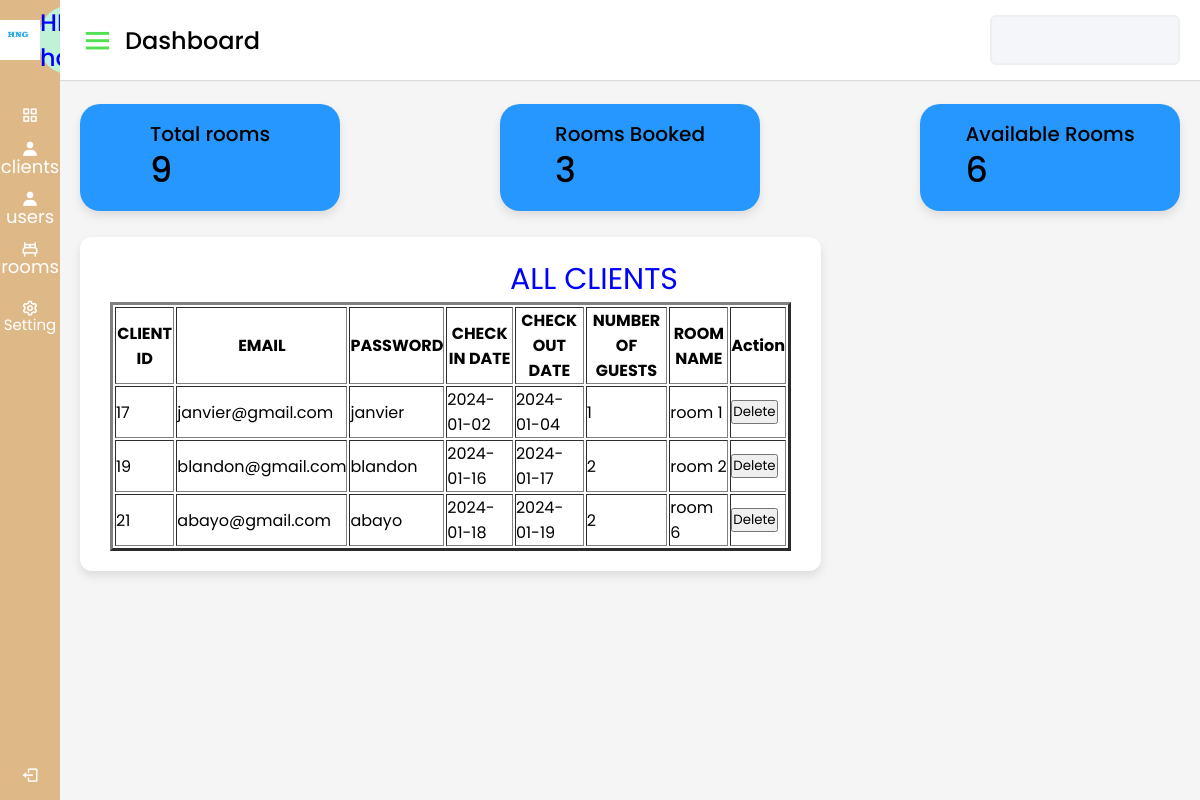
Screenshot of /allclient_manager.php with the database file from the repository.
### tables this page shows
CREATE TABLE `clients` (
  `clientid` int(11) NOT NULL,
  `email` varchar(255) NOT NULL,
  `password` varchar(255) NOT NULL,
  `check_in_date` date NOT NULL,
  `check_out_date` date NOT NULL,
  `num_guests` int(11) NOT NULL,
  `room_name` varchar(255) NOT NULL
);

### allclient_manager.php (the view, shortened to what this page needs)
<html lang="en" dir="ltr">
  <head>
    <link rel="stylesheet" href="admin.css">
    <link href='https://unpkg.com/boxicons@2.0.7/css/boxicons.min.css' rel='stylesheet'>
   </head>
   <body><div class="sidebar">
      <div class="logo-details">
      <img src="hng.jpg" height="40px" width="40px" border-radius="100%";>
        <span class="logo_name">HIRWA hotel</span>
      </div>
        <ul class="nav-links">
          <li>
            <a href="DASHBOARD_manager.php" >
              <i class='bx bx-grid-alt' ></i>
              <span class="links_name">Dashboard</span>
            </a>
          </li>
          <li>
              <i class='bx bxs-user'>
              <div class="dropdown">  <span class="links_name">clients</span>
              </div></i>
          </li>
          <li>
            <i class='bx bxs-user'>
            <div class="dropdown">  <span class="links_name">users</span>
            </div></i>
        </li>
          <li>
             <i style="margin-right: 30px;" class='bx bx-bed'>
             <div class="dropdown"> <span class="links_name">rooms</span>
                    </div></i>
          </li>
          <LI>
         <a href="#">
              <i class='bx bx-cog' >
              <span class="links_name">Setting</span></i>
            </a>
          </li>
          <li class="log_out">
            <a href="logout.php">
              <i class='bx bx-log-out'></i>
              <span class="links_name">Log out</span>
            </a>
          </li>
        </ul>
    </div>
    <section class="home-section">
    <nav>
      <div class="sidebar-button">
        <i class='bx bx-menu sidebarBtn'></i>
        <span class="dashboard">Dashboard</span>
      </div>
        <div class="profile-details">
        </div>
    </nav>
    <?php
$servername = "localhost";
$username = "root";
$password = "";
$dbname = "hotel";
$conn = new mysqli($servername, $username, $password, $dbname);
$sqlCount = "SELECT COUNT(*) AS total_rooms FROM rooms";
$resultCount = $conn->query($sqlCount);
if ($resultCount->num_rows > 0) {
    $rowCount = $resultCount->fetch_assoc();
    $totalRooms = $rowCount['total_rooms'];
} else {
    $totalRooms = 0;
}
?>
<div class="home-content">
<div class="overview-boxes">
    <div class="box">
        <div class="right-side">
            <div class="box-topic">Total rooms</div>
            <div class="number"><?php echo $totalRooms; ?></div>
        </div>
    </div>
    <?php
$servername = "localhost";
$username = "root";
$password = "";
$dbname = "hotel";
$conn = new mysqli($servername, $username, $password, $dbname);
$sqlCountBookedRooms = "SELECT COUNT(DISTINCT clients.room_name) AS booked_rooms
                        FROM clients
                        INNER JOIN rooms ON clients.room_name = rooms.name";
$resultCountBookedRooms = $conn->query($sqlCountBookedRooms);
if ($resultCountBookedRooms->num_rows > 0) {
    $rowBookedRooms = $resultCountBookedRooms->fetch_assoc();
    $bookedRoomsCount = $rowBookedRooms['booked_rooms'];
} else {
    $bookedRoomsCount = 0;
}
?>
<div class="box">
    <div class="right-side">
        <div class="box-topic">Rooms Booked</div>
        <div class="number"><?php echo $bookedRoomsCount; ?></div>
    </div>
</div>
<?php
$servername = "localhost";
$username = "root";
$password = "";
$dbname = "hotel";
$conn = new mysqli($servername, $username, $password, $dbname);
$sqlCountAvailableRooms = "SELECT COUNT(rooms.name) AS available_rooms
                           FROM rooms
                           LEFT JOIN clients ON rooms.name = clients.room_name
                           WHERE clients.room_name IS NULL";
$resultCountAvailableRooms = $conn->query($sqlCountAvailableRooms);
if ($resultCountAvailableRooms->num_rows > 0) {
    $rowAvailableRooms = $resultCountAvailableRooms->fetch_assoc();
    $availableRoomsCount = $rowAvailableRooms['available_rooms'];
} else {
    $availableRoomsCount = 0;
}
?>
<div class="box">
    <div class="right-side">
        <div class="box-topic">Available Rooms</div>
        <div class="number"><?php echo $availableRoomsCount; ?></div>
    </div>
</div>
</div>
        <div class="sales-boxes">
          <div class="recent-sales box">
 <p style="margin-left:400px ;color:blue; font-size:30px"  > ALL CLIENTS  </P>
 <?php
$servername = "localhost";
$username = "root";
$password = "";
$dbname = "hotel";
$conn = new mysqli($servername, $username, $password, $dbname);
$sql = "SELECT * FROM clients";
$result = $conn->query($sql);
if ($result->num_rows > 0) {
    echo "<form method='post' action='" . $_SERVER["PHP_SELF"] . "'>
            <table border=3 width=100% >
              <tr>
                <th>CLIENT ID</th>
                <th>EMAIL</th>
                <th>PASSWORD</th>
                <th>CHECK IN DATE</th>
                <th>CHECK OUT DATE</th>
                <th>NUMBER OF GUESTS</th>
                <th>ROOM NAME</th>
                <th>Action</th>
              </tr>";
    while ($row = $result->fetch_assoc()) {
        echo "<tr>
               <td>".$row['clientid']."</td>
               <td>".$row['email']."</td>
               <td>".$row['password']."</td>
               <td>".$row['check_in_date']."</td>
               <td>".$row['check_out_date']."</td>
               <td>".$row['num_guests']."</td>
               <td>".$row['room_name']."</td>
               <td>
                   <button type='submit' name='delete' value='".$row['clientid']."'>Delete</button>
               </td>
            </tr>";
    }
    echo "</table></form>";
} else {
    echo "No client found.";
}
?>
</div>
      </div>
    </div>
  </section>
</body>
</html>

### admin.css (style rules this page uses)
* { margin: 0; padding: 0; box-sizing: border-box; font-family: 'Poppins', sans-serif; }
.sidebar { position: fixed; height: 100%; width: 240px; background: burlywood;; transition: all 0.5s ease; }
.sidebar .logo-details { height: 80px; display: flex; align-items: center; }
.sidebar .logo-details .logo_name { color: blue; font-size: 24px; font-weight: 500; background-color: #C0F2D8; border-radius: 40%; }
.sidebar .nav-links { margin-top: 10px; }
.sidebar .nav-links li { position: relative; list-style: none; height: 50px; }
.sidebar .nav-links li a { height: 100%; width: 100%; display: flex; align-items: center; text-decoration: none; transition: all 0.4s ease; }
.sidebar .nav-links li i { min-width: 60px; text-align: center; font-size: 18px; color: #fff; }
.sidebar .nav-links li a .links_name { color: #fff; font-size: 15px; font-weight: 400; white-space: nowrap; }
.sidebar .nav-links .log_out { position: absolute; bottom: 0; width: 100%; }
.home-section { position: relative; background: #f5f5f5; min-height: 100vh; width: calc(100% - 240px); left: 240px; transition: all 0.5s ease; }
.home-section nav { display: flex; justify-content: space-between; height: 80px; background: #fff; display: flex; align-items: center; position: fixed; width: calc(100% - 240px); left: 240px; z-index: 100; padding: 0 20px; box-shadow: 0 1px 1px rgba(0, 0, 0, 0.1); transition: all 0.5s ease; }
.home-section nav .sidebar-button { display: flex; align-items: center; font-size: 24px; font-weight: 500; }
nav .sidebar-button i { font-size: 35px; color:#52e052; margin-right: 10px; }
.home-section nav .profile-details { display: flex; align-items: center; background: #F5F6FA; border: 2px solid #EFEEF1; border-radius: 6px; height: 50px; min-width: 190px; padding: 0 15px 0 2px; }
.home-section .home-content { position: relative; padding-top: 104px; }
.home-content .overview-boxes { display: flex; align-items: center; justify-content: space-between; flex-wrap: wrap; padding: 0 20px; margin-bottom: 26px; }
.overview-boxes .box { display: flex; align-items: center; justify-content: center; width: calc(100% / 4 - 15px); background: #2697FF; padding: 15px 14px; border-radius: 20px; box-shadow: 0 5px 10px rgba(0,0,0,0.1); }
.overview-boxes .box-topic { font-size: 20px; font-weight: 500; }
.home-content .box .number { display: inline-block; font-size: 35px; margin-top: -6px; font-weight: 500; }
.home-content .sales-boxes { display: flex; justify-content: space-between; display:flex; flex-wrap:wrap; }
.home-content .sales-boxes .recent-sales { width: 65%; background: #fff; padding: 20px 30px; margin: 0 20px; border-radius: 12px; box-shadow: 0 5px 10px rgba(0, 0, 0, 0.1); display:flex; flex-wrap:wrap; }
@media (max-width: 1240px) { .sidebar { width: 60px; } }
@media (max-width: 1240px) { .home-section { width: calc(100% - 60px); left: 60px; } }
@media (max-width: 1240px) { .home-section nav { width: calc(100% - 60px); left: 60px; } }

### allclient_manager.php (style rules this page uses)
.dropdown { position: relative; display: inline-block; }

### rows the page displays
clients: clientid "17", email "janvier@gmail.com", password "janvier", check_in_date "2024-01-02", check_out_date "2024-01-04", num_guests "1", room_name "room 1"
clients: clientid "19", email "blandon@gmail.com", password "blandon", check_in_date "2024-01-16", check_out_date "2024-01-17", num_guests "2", room_name "room 2"
clients: clientid "21", email "abayo@gmail.com", password "abayo", check_in_date "2024-01-18", check_out_date "2024-01-19", num_guests "2", room_name "room 6"

### other values shown
$totalRooms "9"
$bookedRoomsCount "3"
$availableRoomsCount "6"
